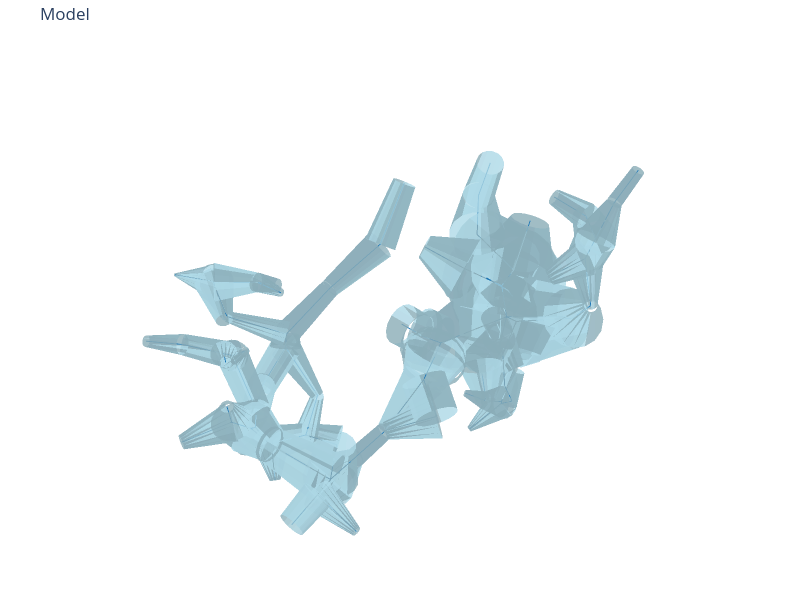

The notebook cell saved with this chart:
### Code cell
morph.scale_radii_to_match_mesh(
    mm.mesh, metric="surface_area", account_for_overlaps=False
)

# save normalized to file
swc_filepath = (
    f"{swc_out_dir}/TS{spine_idx}_s{params["max_edge_length"]}_norm.swc"
)
morph.to_swc_file(swc_filepath)

# load and plot
swc_model = SWCModel.from_swc_file(swc_filepath)
swc_model.print_attributes(node_info=False, edge_info=False)
frusta = FrustaSet.from_swc_model(swc_model)
title = f"TS{spine_idx}_s{params["max_edge_length"]}"
fig = plot_model(
    swc_model=swc_model,
    frusta=frusta,
    slider=False,
    title="",
    width=800,
    height=600,
    hide_axes=True,
)
fig.update_layout(
    scene=dict(
        camera=dict(
            eye={"x": eye_coord[0], "y": eye_coord[1], "z": eye_coord[2]},
            projection=dict(type="perspective"),
        ),
        aspectmode="data",  # or 'cube', 'auto', 'manual'
    )
)
fig.show()

# validator = Validation(mm, skeleton, morph)
# validator.full_validation()

### Figure 1 — Plotly figure (JSON) as saved in the notebook; plotly's stock layout.template omitted (floating-point values rounded to 4 significant figures; data arrays with more than 128 entries replaced by an {"elided": "..."} marker saying what was removed)
{"data": [{"color": "lightblue", "flatshading": true, "i": {"elided": "3136 int values"}, "j": {"elided": "3136 int values"}, "k": {"elided": "3136 int values"}, "name": "frusta", "opacity": 0.8, "type": "mesh3d", "x": {"elided": "3136 float values"}, "y": {"elided": "3136 float values"}, "z": {"elided": "3136 float values"}}, {"line": {"color": "#1f77b4", "width": 2}, "mode": "lines", "name": "centroid", "type": "scatter3d", "x": {"elided": "294 float values"}, "y": {"elided": "294 float values"}, "z": {"elided": "294 float values"}}], "layout": {"height": 600, "margin": {"b": 0, "l": 0, "r": 0, "t": 40}, "scene": {"aspectmode": "data", "camera": {"eye": {"x": 1, "y": -0.366, "z": 1.366}, "projection": {"type": "perspective"}}, "xaxis": {"visible": false}, "yaxis": {"visible": false}, "zaxis": {"visible": false}}, "showlegend": false, "title": {"text": "Model"}, "width": 800}}
